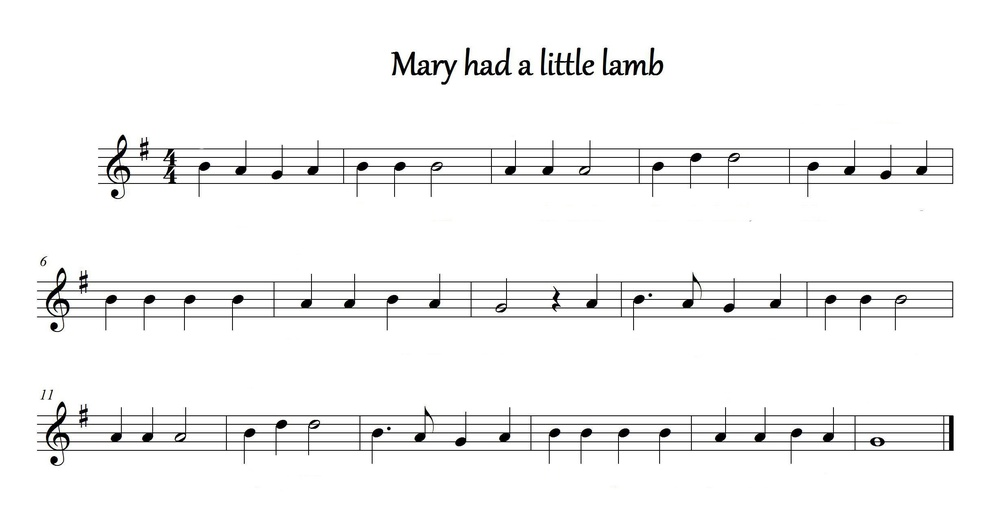
#> input picture backend/resources/images/mary.jpg, 1000 x 524 px, shrunk from 2456 x 1288 before the run, found by its file name
$ python staff_practice.py
#> lines starting #> are read from the running program, lines starting #| are printed output that depends on the picture; after the words box and inside, x2 and y2 are one past the last pixel; in counts of white or black regions, pixels touching at a corner belong together
import sys
import random

import cv2
import cv2 as cv
import numpy as np


def main(argv):
    default_file = 'images/mary.jpg'
    filename = argv[0] if len(argv) > 0 else default_file

    # Loads an image
    src = cv.imread(cv.samples.findFile(filename), cv.IMREAD_GRAYSCALE)

    width = src.shape[1]

    # Check if image is loaded fine
    if src is None:
        print('Error opening image!')
        print('Usage: hough_lines.py [image_name -- default ' + default_file + '] \n')
        return -1

    # bitwise the image background color (white should be the background)
    dst = cv2.bitwise_not(src)
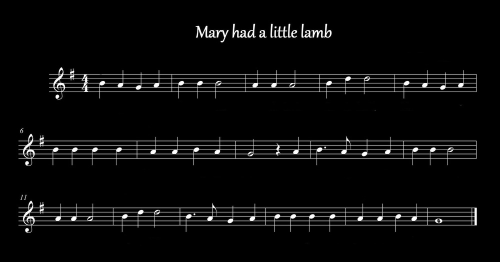
#> dst: shape (524, 1000) (shown at 1/2 size); min 0, max 255, mean 10.6
    cdst = cv.cvtColor(src, cv.COLOR_GRAY2BGR)
    cdstP = np.copy(cdst)

    linesP = cv.HoughLinesP(dst, rho=1, theta=np.pi / 180, threshold=50, lines=None, minLineLength=150, maxLineGap=1)
#> linesP = 66 rows, first 6: [35, 279, 954, 279], [316, 418, 955, 418], [35, 298, 959, 298], [33, 449, 955, 449], [499, 310, 957, 310], [37, 288, 957, 288]

    staves = []

    if linesP is not None:
        for i in range(0, len(linesP)):
            line = linesP[i][0]
            dist = line[2] - line[0]
            # print(dist, 0.5 * width, 0.95 * width)
            if 0.6 * width <= dist <= 0.95 * width:
                staves.append(line)
#> this loop made 66 passes
#> (line, dist) on passes 1 to 8: ([35, 279, 954, 279], 919), ([316, 418, 955, 418], 639), ([35, 298, 959, 298], 924), ([33, 449, 955, 449], 922), ([499, 310, 957, 310], 458), ([37, 288, 957, 288], 920), ([35, 282, 953, 282], 918), ([37, 319, 954, 319], 917)
#> after the loop, staves = 49 items, first 6: [35, 279, 954, 279], [316, 418, 955, 418], [35, 298, 959, 298], [33, 449, 955, 449], [37, 288, 957, 288], [35, 282, 953, 282]

    staves.sort(key=lambda x: x[1])

    filtered_staves = []

    for i in range(len(staves) - 1):
        current = staves[i]
        next = staves[i + 1]

        if next[1] - current[1] >= 5:
            filtered_staves.append(current)
#> this loop made 48 passes
#> (current, next) on passes 1 to 8: ([97, 146, 953, 146], [96, 148, 959, 148]), ([96, 148, 959, 148], [97, 149, 957, 149]), ([97, 149, 957, 149], [97, 151, 734, 151]), ([97, 151, 734, 151], [96, 156, 953, 156]), ([96, 156, 953, 156], [97, 157, 959, 157]), ([97, 157, 959, 157], [96, 165, 959, 165]), ([96, 165, 959, 165], [97, 166, 956, 166]), ([97, 166, 956, 166], [98, 174, 955, 174])
#> after the loop, filtered_staves = [[97, 151, 734, 151], [97, 157, 959, 157], [97, 166, 956, 166], [96, 177, 957, 177], [176, 184, 957, 184], [37, 293, 638, 293], [32, 299, 957, 299], [32, 308, 955, 308], [37, 319, 954, 319], [177, 444, 875, 444]]

    grouped_staves = [filtered_staves[i:i + 5] for i in range(0, len(filtered_staves), 5)]
#> grouped_staves = [[[97, 151, 734, 151], [97, 157, 959, 157], [97, 166, 956, 166], [96, 177, 957, 177], [176, 184, 957, 184]], [[37, 293, 638, 293], [32, 299, 957, 299], [32, 308, 955, 308], [37, 319, 954, 319], [177, 444, 875, 444]]]

    for staff in grouped_staves:
        r = random.randint(0, 255)
        g = random.randint(0, 255)
        b = random.randint(0, 255)

        print("staff")

        for line in staff:
            print(line)

            x1 = line[0]
            x2 = line[2]
            y = line[1]

            cv.line(cdstP, (x1, y), (x2, y), (r, g, b), 1, cv.LINE_AA)
            cv.circle(cdstP, (x1, y), 3, (139, 0, 0), -1)
#> this loop made 2 passes
#> (r, g, b) on passes 1 to 2: (197, 215, 20), (132, 248, 207)
#> (printed output is left out)
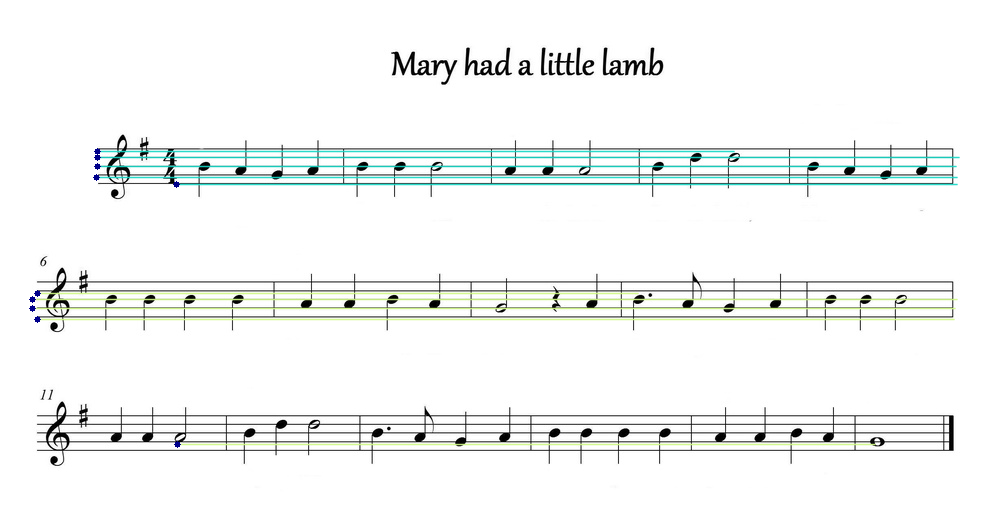
#> cdstP: shape (524, 1000, 3); mean B, G, R 243.9, 245.2, 242.8

    cv.imshow("Detected Staves (in red) - Probabilistic Line Transform", cdstP)

    cv.waitKey()
    return 0


if __name__ == "__main__":
    main(sys.argv[1:])

$ run again, with backend/resources/images/hush.jpg copied over backend/resources/images/mary.jpg
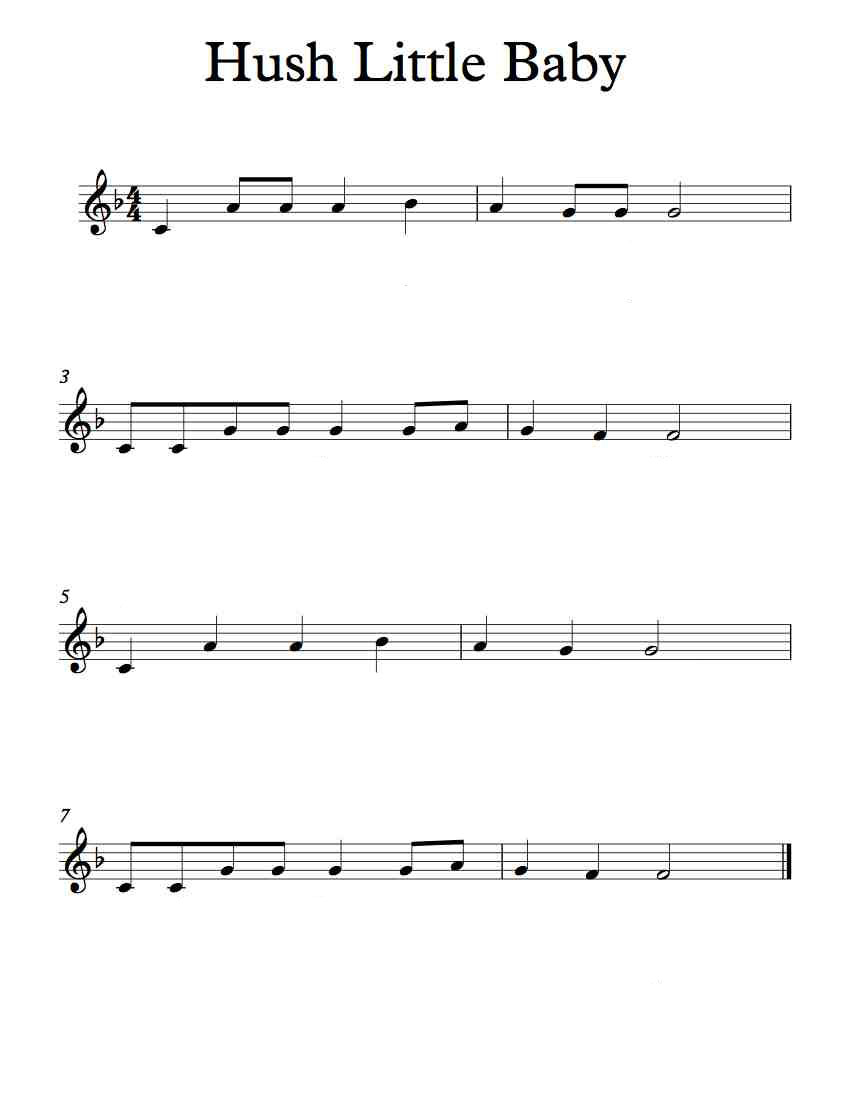
#> input picture backend/resources/images/hush.jpg, 850 x 1100 px, found by its file name
#> in main, `dst = cv2.bitwise_not(src)`:
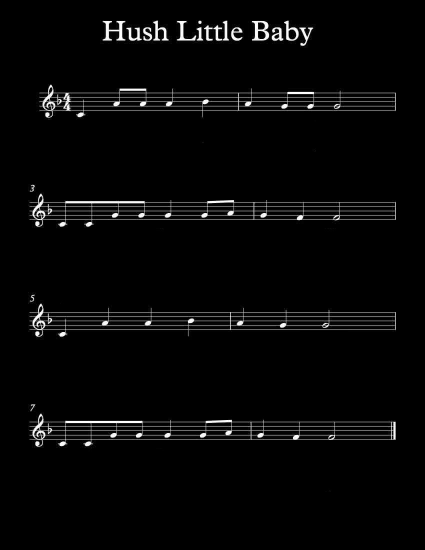
#> dst: shape (1100, 850) (shown at 1/2 size); min 0, max 255, mean 7.3
#> linesP = 141 rows, first 6: [57, 404, 791, 404], [57, 624, 791, 624], [56, 869, 791, 869], [461, 405, 791, 405], [56, 650, 791, 650], [82, 661, 455, 661]
#> the loop in main, `for i in range(0, len(linesP)):` made 141 passes
#> (line, dist) on passes 1 to 8: ([57, 404, 791, 404], 734), ([57, 624, 791, 624], 734), ([56, 869, 791, 869], 735), ([461, 405, 791, 405], 330), ([56, 650, 791, 650], 735), ([82, 661, 455, 661], 373), ([78, 219, 791, 219], 713), ([108, 856, 455, 856], 347)
#> after the loop in main, `for i in range(0, len(linesP)):`: staves = 48 items, first 6: [57, 404, 791, 404], [57, 624, 791, 624], [56, 869, 791, 869], [56, 650, 791, 650], [78, 219, 791, 219], [58, 632, 791, 632]
#> the loop in main, `for i in range(len(staves) - 1):` made 47 passes
#> (current, next) on passes 1 to 8: ([77, 185, 791, 185], [72, 186, 791, 186]), ([72, 186, 791, 186], [78, 187, 791, 187]), ([78, 187, 791, 187], [78, 189, 623, 189]), ([78, 189, 623, 189], [74, 194, 791, 194]), ([74, 194, 791, 194], [78, 195, 791, 195]), ([78, 195, 791, 195], [127, 199, 673, 199]), ([127, 199, 673, 199], [72, 211, 791, 211]), ([72, 211, 791, 211], [72, 212, 791, 212])
#> after the loop in main, `for i in range(len(staves) - 1):`: filtered_staves = 17 items, first 6: [78, 189, 623, 189], [127, 199, 673, 199], [72, 212, 791, 212], [72, 221, 791, 221], [57, 404, 791, 404], [57, 413, 791, 413]
#> grouped_staves = 4 items
#> the loop in main, `for staff in grouped_staves:` made 4 passes
#> (r, g, b) on passes 1 to 3: (197, 215, 20), (132, 248, 207), (155, 244, 183)
#> (printed output is left out)
#> after the loop in main, `for staff in grouped_staves:`:
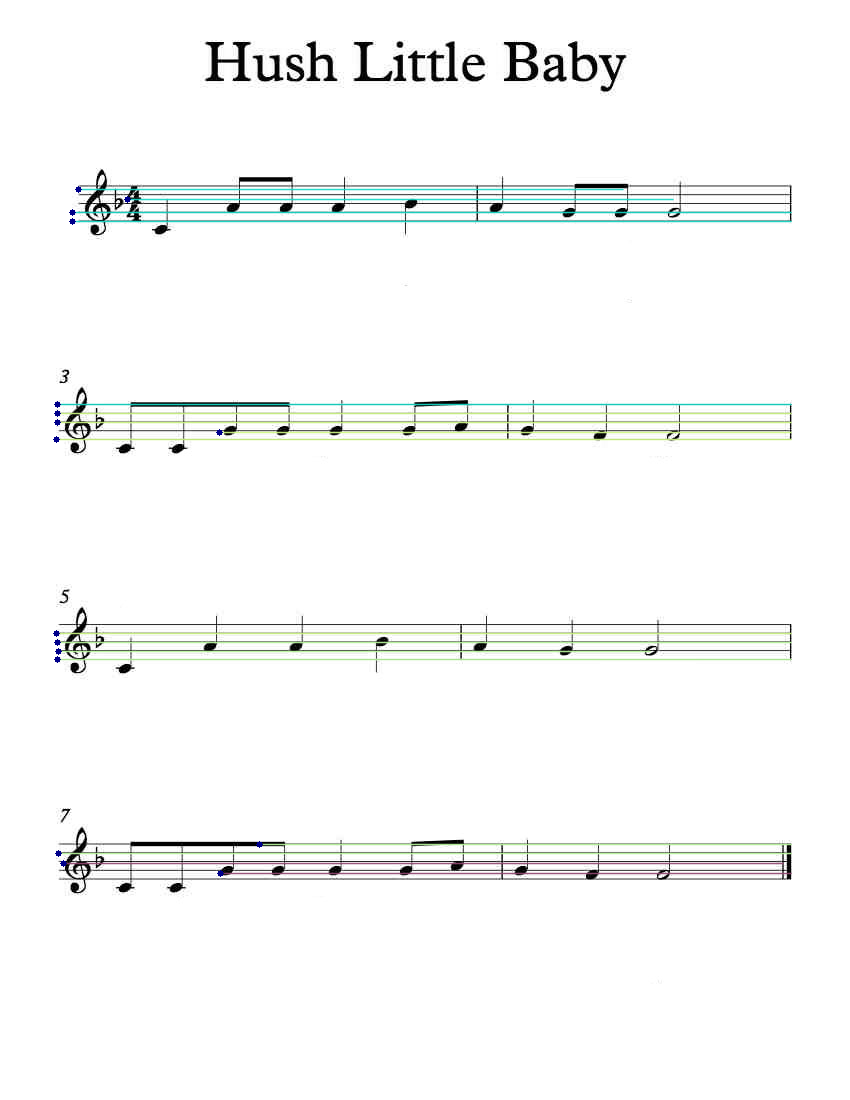
#> cdstP: shape (1100, 850, 3); mean B, G, R 247.5, 248.4, 247.1
